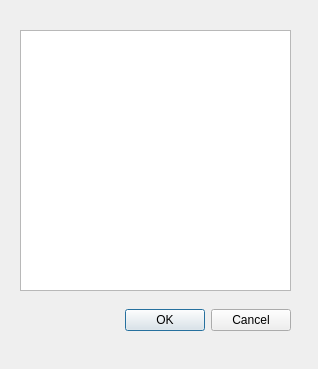
<?xml version="1.0" encoding="UTF-8"?>
<ui version="4.0">
 <class>dd</class>
 <widget class="QDialog" name="dd">
  <property name="geometry">
   <rect>
    <x>0</x>
    <y>0</y>
    <width>318</width>
    <height>369</height>
   </rect>
  </property>
  <property name="windowTitle">
   <string>Dialog</string>
  </property>
  <widget class="QDialogButtonBox" name="buttonBox">
   <property name="geometry">
    <rect>
     <x>70</x>
     <y>300</y>
     <width>221</width>
     <height>41</height>
    </rect>
   </property>
   <property name="orientation">
    <enum>Qt::Horizontal</enum>
   </property>
   <property name="standardButtons">
    <set>QDialogButtonBox::Cancel|QDialogButtonBox::Ok</set>
   </property>
  </widget>
  <widget class="QTreeView" name="filetreeview">
   <property name="geometry">
    <rect>
     <x>20</x>
     <y>30</y>
     <width>271</width>
     <height>261</height>
    </rect>
   </property>
  </widget>
 </widget>
 <resources/>
 <connections>
  <connection>
   <sender>buttonBox</sender>
   <signal>accepted()</signal>
   <receiver>dd</receiver>
   <slot>accept()</slot>
   <hints>
    <hint type="sourcelabel">
     <x>248</x>
     <y>254</y>
    </hint>
    <hint type="destinationlabel">
     <x>157</x>
     <y>274</y>
    </hint>
   </hints>
  </connection>
  <connection>
   <sender>buttonBox</sender>
   <signal>rejected()</signal>
   <receiver>dd</receiver>
   <slot>reject()</slot>
   <hints>
    <hint type="sourcelabel">
     <x>316</x>
     <y>260</y>
    </hint>
    <hint type="destinationlabel">
     <x>286</x>
     <y>274</y>
    </hint>
   </hints>
  </connection>
 </connections>
</ui>
